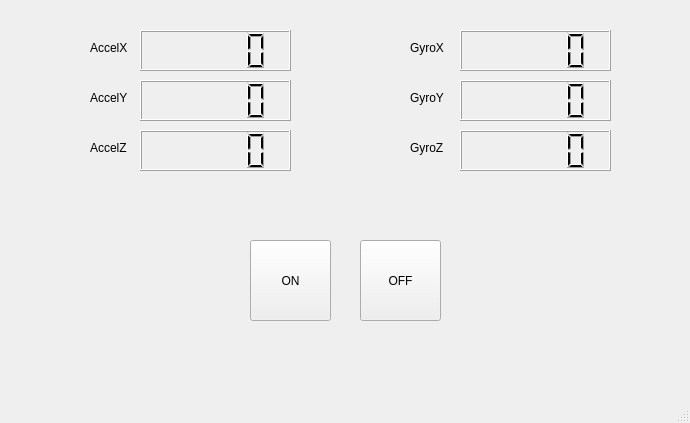
<?xml version="1.0" encoding="UTF-8"?>
<ui version="4.0">
 <class>MainWindow</class>
 <widget class="QMainWindow" name="MainWindow">
  <property name="geometry">
   <rect>
    <x>0</x>
    <y>0</y>
    <width>690</width>
    <height>423</height>
   </rect>
  </property>
  <property name="windowTitle">
   <string>MPU6050 GUI ile Veri Okuma</string>
  </property>
  <widget class="QWidget" name="centralwidget">
   <widget class="QLCDNumber" name="accelxLCD">
    <property name="geometry">
     <rect>
      <x>140</x>
      <y>30</y>
      <width>151</width>
      <height>41</height>
     </rect>
    </property>
   </widget>
   <widget class="QLCDNumber" name="accelyLCD">
    <property name="geometry">
     <rect>
      <x>140</x>
      <y>80</y>
      <width>151</width>
      <height>41</height>
     </rect>
    </property>
   </widget>
   <widget class="QLCDNumber" name="accelzLCD">
    <property name="geometry">
     <rect>
      <x>140</x>
      <y>130</y>
      <width>151</width>
      <height>41</height>
     </rect>
    </property>
   </widget>
   <widget class="QLCDNumber" name="gyrozLCD">
    <property name="geometry">
     <rect>
      <x>460</x>
      <y>130</y>
      <width>151</width>
      <height>41</height>
     </rect>
    </property>
   </widget>
   <widget class="QLCDNumber" name="gyroxLCD">
    <property name="geometry">
     <rect>
      <x>460</x>
      <y>30</y>
      <width>151</width>
      <height>41</height>
     </rect>
    </property>
   </widget>
   <widget class="QLCDNumber" name="gyroyLCD">
    <property name="geometry">
     <rect>
      <x>460</x>
      <y>80</y>
      <width>151</width>
      <height>41</height>
     </rect>
    </property>
   </widget>
   <widget class="QLabel" name="label">
    <property name="geometry">
     <rect>
      <x>90</x>
      <y>40</y>
      <width>49</width>
      <height>16</height>
     </rect>
    </property>
    <property name="text">
     <string>AccelX</string>
    </property>
   </widget>
   <widget class="QLabel" name="label_2">
    <property name="geometry">
     <rect>
      <x>90</x>
      <y>90</y>
      <width>49</width>
      <height>16</height>
     </rect>
    </property>
    <property name="text">
     <string>AccelY</string>
    </property>
   </widget>
   <widget class="QLabel" name="label_3">
    <property name="geometry">
     <rect>
      <x>90</x>
      <y>140</y>
      <width>49</width>
      <height>16</height>
     </rect>
    </property>
    <property name="text">
     <string>AccelZ</string>
    </property>
   </widget>
   <widget class="QLabel" name="label_4">
    <property name="geometry">
     <rect>
      <x>410</x>
      <y>40</y>
      <width>49</width>
      <height>16</height>
     </rect>
    </property>
    <property name="text">
     <string>GyroX</string>
    </property>
   </widget>
   <widget class="QLabel" name="label_5">
    <property name="geometry">
     <rect>
      <x>410</x>
      <y>90</y>
      <width>49</width>
      <height>16</height>
     </rect>
    </property>
    <property name="text">
     <string>GyroY</string>
    </property>
   </widget>
   <widget class="QLabel" name="label_6">
    <property name="geometry">
     <rect>
      <x>410</x>
      <y>140</y>
      <width>49</width>
      <height>16</height>
     </rect>
    </property>
    <property name="text">
     <string>GyroZ</string>
    </property>
   </widget>
   <widget class="QPushButton" name="ledOnButton">
    <property name="geometry">
     <rect>
      <x>250</x>
      <y>240</y>
      <width>81</width>
      <height>81</height>
     </rect>
    </property>
    <property name="text">
     <string>ON</string>
    </property>
   </widget>
   <widget class="QPushButton" name="ledOffButton">
    <property name="geometry">
     <rect>
      <x>360</x>
      <y>240</y>
      <width>81</width>
      <height>81</height>
     </rect>
    </property>
    <property name="text">
     <string>OFF</string>
    </property>
   </widget>
  </widget>
  <widget class="QMenuBar" name="menubar">
   <property name="geometry">
    <rect>
     <x>0</x>
     <y>0</y>
     <width>690</width>
     <height>22</height>
    </rect>
   </property>
  </widget>
  <widget class="QStatusBar" name="statusbar"/>
 </widget>
 <resources/>
 <connections/>
</ui>
